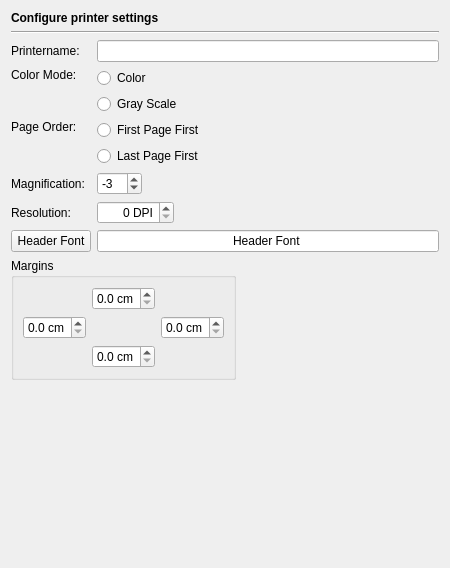
<?xml version="1.0" encoding="UTF-8"?>
<ui version="4.0">
 <class>PrinterPage</class>
 <widget class="QWidget" name="PrinterPage">
  <property name="geometry">
   <rect>
    <x>0</x>
    <y>0</y>
    <width>448</width>
    <height>568</height>
   </rect>
  </property>
  <layout class="QVBoxLayout" name="verticalLayout">
   <item>
    <widget class="QLabel" name="headerLabel">
     <property name="text">
      <string>&lt;b&gt;Configure printer settings&lt;/b&gt;</string>
     </property>
    </widget>
   </item>
   <item>
    <widget class="Line" name="line7">
     <property name="frameShape">
      <enum>QFrame::HLine</enum>
     </property>
     <property name="frameShadow">
      <enum>QFrame::Sunken</enum>
     </property>
     <property name="orientation">
      <enum>Qt::Horizontal</enum>
     </property>
    </widget>
   </item>
   <item>
    <layout class="QGridLayout" name="gridLayout">
     <item row="0" column="0">
      <widget class="QLabel" name="TextLabel1">
       <property name="text">
        <string>Printername:</string>
       </property>
      </widget>
     </item>
     <item row="0" column="1" colspan="3">
      <widget class="QLineEdit" name="printerNameEdit"/>
     </item>
     <item row="1" column="0">
      <widget class="QLabel" name="TextLabel2">
       <property name="text">
        <string>Color Mode:</string>
       </property>
       <property name="alignment">
        <set>Qt::AlignTop</set>
       </property>
      </widget>
     </item>
     <item row="1" column="1" colspan="3">
      <widget class="QFrame" name="frame_2">
       <property name="frameShape">
        <enum>QFrame::NoFrame</enum>
       </property>
       <layout class="QVBoxLayout">
        <property name="leftMargin">
         <number>0</number>
        </property>
        <property name="topMargin">
         <number>0</number>
        </property>
        <property name="rightMargin">
         <number>0</number>
        </property>
        <property name="bottomMargin">
         <number>0</number>
        </property>
        <item>
         <widget class="QRadioButton" name="printerColorButton">
          <property name="text">
           <string>Color</string>
          </property>
         </widget>
        </item>
        <item>
         <widget class="QRadioButton" name="printerGrayscaleButton">
          <property name="text">
           <string>Gray Scale</string>
          </property>
         </widget>
        </item>
       </layout>
      </widget>
     </item>
     <item row="2" column="0">
      <widget class="QLabel" name="TextLabel4">
       <property name="text">
        <string>Page Order:</string>
       </property>
       <property name="alignment">
        <set>Qt::AlignTop</set>
       </property>
      </widget>
     </item>
     <item row="2" column="1" colspan="3">
      <widget class="QFrame" name="frame">
       <property name="frameShape">
        <enum>QFrame::NoFrame</enum>
       </property>
       <layout class="QVBoxLayout">
        <property name="spacing">
         <number>6</number>
        </property>
        <property name="leftMargin">
         <number>0</number>
        </property>
        <property name="topMargin">
         <number>0</number>
        </property>
        <property name="rightMargin">
         <number>0</number>
        </property>
        <property name="bottomMargin">
         <number>0</number>
        </property>
        <item>
         <widget class="QRadioButton" name="printFirstPageFirstButton">
          <property name="text">
           <string>First Page First</string>
          </property>
         </widget>
        </item>
        <item>
         <widget class="QRadioButton" name="printFirstPageLastButton">
          <property name="text">
           <string>Last Page First</string>
          </property>
         </widget>
        </item>
       </layout>
      </widget>
     </item>
     <item row="3" column="0">
      <widget class="QLabel" name="TextLabel3">
       <property name="text">
        <string>Magnification:</string>
       </property>
      </widget>
     </item>
     <item row="3" column="1">
      <widget class="QSpinBox" name="printMagnificationSpinBox">
       <property name="minimum">
        <number>-10</number>
       </property>
       <property name="maximum">
        <number>10</number>
       </property>
       <property name="value">
        <number>-3</number>
       </property>
      </widget>
     </item>
     <item row="3" column="2" colspan="2">
      <spacer>
       <property name="orientation">
        <enum>Qt::Horizontal</enum>
       </property>
       <property name="sizeHint" stdset="0">
        <size>
         <width>251</width>
         <height>20</height>
        </size>
       </property>
      </spacer>
     </item>
     <item row="4" column="0">
      <widget class="QLabel" name="label">
       <property name="text">
        <string>Resolution:</string>
       </property>
      </widget>
     </item>
     <item row="4" column="1" colspan="2">
      <widget class="QSpinBox" name="resolutionSpinBox">
       <property name="toolTip">
        <string>Select the printer resolution </string>
       </property>
       <property name="alignment">
        <set>Qt::AlignRight|Qt::AlignTrailing|Qt::AlignVCenter</set>
       </property>
       <property name="suffix">
        <string> DPI</string>
       </property>
       <property name="maximum">
        <number>6000</number>
       </property>
       <property name="singleStep">
        <number>50</number>
       </property>
      </widget>
     </item>
     <item row="4" column="3">
      <spacer name="horizontalSpacer">
       <property name="orientation">
        <enum>Qt::Horizontal</enum>
       </property>
       <property name="sizeHint" stdset="0">
        <size>
         <width>208</width>
         <height>20</height>
        </size>
       </property>
      </spacer>
     </item>
     <item row="5" column="0">
      <widget class="QPushButton" name="printheaderFontButton">
       <property name="toolTip">
        <string>Press to select the font for the page headers</string>
       </property>
       <property name="text">
        <string>Header Font</string>
       </property>
      </widget>
     </item>
     <item row="5" column="1" colspan="3">
      <widget class="QLineEdit" name="printheaderFontSample">
       <property name="focusPolicy">
        <enum>Qt::NoFocus</enum>
       </property>
       <property name="text">
        <string>Header Font</string>
       </property>
       <property name="alignment">
        <set>Qt::AlignHCenter</set>
       </property>
       <property name="readOnly">
        <bool>true</bool>
       </property>
      </widget>
     </item>
    </layout>
   </item>
   <item>
    <layout class="QHBoxLayout">
     <item>
      <widget class="QGroupBox" name="groupBox">
       <property name="title">
        <string>Margins</string>
       </property>
       <layout class="QGridLayout">
        <item row="0" column="1">
         <widget class="QDoubleSpinBox" name="topMarginSpinBox">
          <property name="toolTip">
           <string>Enter the top margin in cm.</string>
          </property>
          <property name="suffix">
           <string> cm</string>
          </property>
          <property name="decimals">
           <number>1</number>
          </property>
          <property name="maximum">
           <double>9.900000000000000</double>
          </property>
          <property name="singleStep">
           <double>0.500000000000000</double>
          </property>
         </widget>
        </item>
        <item row="1" column="0">
         <widget class="QDoubleSpinBox" name="leftMarginSpinBox">
          <property name="toolTip">
           <string>Enter the left margin in cm.</string>
          </property>
          <property name="suffix">
           <string> cm</string>
          </property>
          <property name="decimals">
           <number>1</number>
          </property>
          <property name="maximum">
           <double>9.900000000000000</double>
          </property>
          <property name="singleStep">
           <double>0.500000000000000</double>
          </property>
         </widget>
        </item>
        <item row="1" column="2">
         <widget class="QDoubleSpinBox" name="rightMarginSpinBox">
          <property name="toolTip">
           <string>Enter the right margin in cm.</string>
          </property>
          <property name="suffix">
           <string> cm</string>
          </property>
          <property name="decimals">
           <number>1</number>
          </property>
          <property name="maximum">
           <double>9.900000000000000</double>
          </property>
          <property name="singleStep">
           <double>0.500000000000000</double>
          </property>
         </widget>
        </item>
        <item row="2" column="1">
         <widget class="QDoubleSpinBox" name="bottomMarginSpinBox">
          <property name="toolTip">
           <string>Enter the bottom margin in cm.</string>
          </property>
          <property name="suffix">
           <string> cm</string>
          </property>
          <property name="decimals">
           <number>1</number>
          </property>
          <property name="maximum">
           <double>9.900000000000000</double>
          </property>
          <property name="singleStep">
           <double>0.500000000000000</double>
          </property>
         </widget>
        </item>
       </layout>
      </widget>
     </item>
     <item>
      <spacer>
       <property name="orientation">
        <enum>Qt::Horizontal</enum>
       </property>
       <property name="sizeHint" stdset="0">
        <size>
         <width>40</width>
         <height>20</height>
        </size>
       </property>
      </spacer>
     </item>
    </layout>
   </item>
   <item>
    <spacer>
     <property name="orientation">
      <enum>Qt::Vertical</enum>
     </property>
     <property name="sizeHint" stdset="0">
      <size>
       <width>428</width>
       <height>61</height>
      </size>
     </property>
    </spacer>
   </item>
  </layout>
 </widget>
 <tabstops>
  <tabstop>printerNameEdit</tabstop>
  <tabstop>printerColorButton</tabstop>
  <tabstop>printerGrayscaleButton</tabstop>
  <tabstop>printFirstPageFirstButton</tabstop>
  <tabstop>printFirstPageLastButton</tabstop>
  <tabstop>printMagnificationSpinBox</tabstop>
  <tabstop>resolutionSpinBox</tabstop>
  <tabstop>printheaderFontButton</tabstop>
  <tabstop>topMarginSpinBox</tabstop>
  <tabstop>leftMarginSpinBox</tabstop>
  <tabstop>rightMarginSpinBox</tabstop>
  <tabstop>bottomMarginSpinBox</tabstop>
 </tabstops>
 <resources/>
 <connections/>
</ui>
